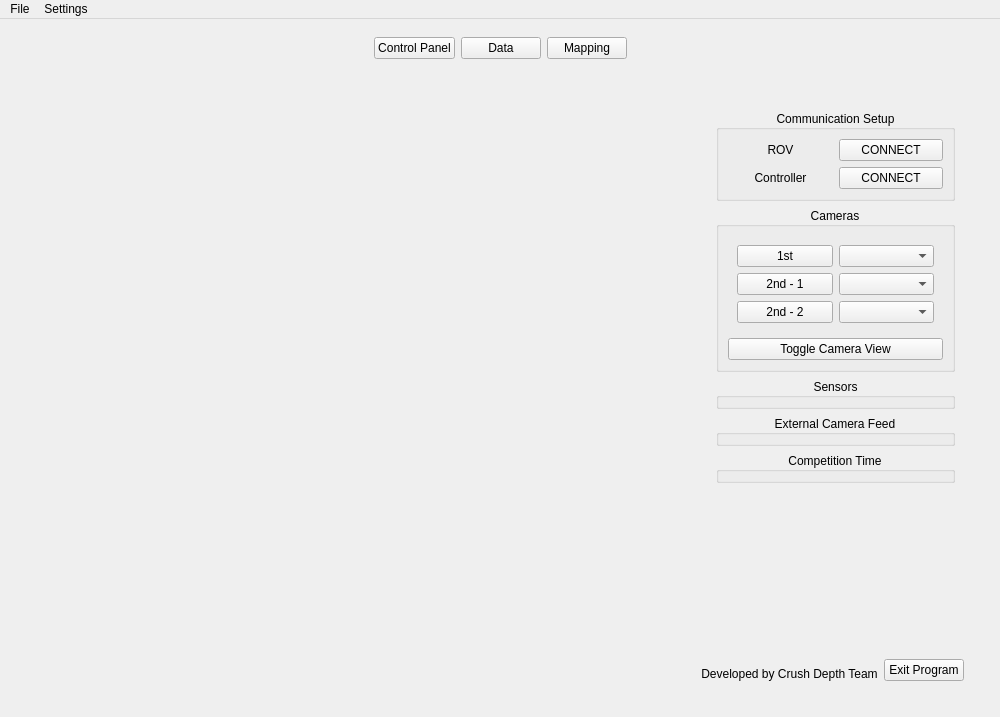
<?xml version="1.0" encoding="UTF-8"?>
<ui version="4.0">
 <class>MainWindow</class>
 <widget class="QMainWindow" name="MainWindow">
  <property name="geometry">
   <rect>
    <x>0</x>
    <y>0</y>
    <width>1000</width>
    <height>717</height>
   </rect>
  </property>
  <property name="sizePolicy">
   <sizepolicy hsizetype="Expanding" vsizetype="Expanding">
    <horstretch>0</horstretch>
    <verstretch>0</verstretch>
   </sizepolicy>
  </property>
  <property name="windowTitle">
   <string>MainWindow</string>
  </property>
  <widget class="QWidget" name="centralwidget">
   <property name="sizePolicy">
    <sizepolicy hsizetype="Expanding" vsizetype="Expanding">
     <horstretch>0</horstretch>
     <verstretch>0</verstretch>
    </sizepolicy>
   </property>
   <layout class="QGridLayout" name="gridLayout_4">
    <item row="1" column="0">
     <widget class="QStackedWidget" name="stackedWidget">
      <property name="sizePolicy">
       <sizepolicy hsizetype="Expanding" vsizetype="Expanding">
        <horstretch>0</horstretch>
        <verstretch>0</verstretch>
       </sizepolicy>
      </property>
      <property name="currentIndex">
       <number>0</number>
      </property>
      <widget class="QWidget" name="control_panel_page">
       <property name="sizePolicy">
        <sizepolicy hsizetype="Expanding" vsizetype="Expanding">
         <horstretch>0</horstretch>
         <verstretch>0</verstretch>
        </sizepolicy>
       </property>
       <layout class="QGridLayout" name="gridLayout_3">
        <item row="0" column="0">
         <widget class="QWidget" name="control_panel_tab" native="true">
          <property name="sizePolicy">
           <sizepolicy hsizetype="Preferred" vsizetype="Expanding">
            <horstretch>0</horstretch>
            <verstretch>0</verstretch>
           </sizepolicy>
          </property>
          <layout class="QHBoxLayout" name="horizontalLayout_3" stretch="95,5">
           <item>
            <widget class="QWidget" name="control_panel_camera_widget" native="true">
             <property name="enabled">
              <bool>true</bool>
             </property>
             <property name="sizePolicy">
              <sizepolicy hsizetype="Preferred" vsizetype="Preferred">
               <horstretch>1</horstretch>
               <verstretch>0</verstretch>
              </sizepolicy>
             </property>
             <layout class="QGridLayout" name="gridLayout_6" rowstretch="0">
              <item row="0" column="1">
               <layout class="QGridLayout" name="gridLayout_24" rowstretch="20,80">
                <item row="0" column="0">
                 <widget class="QWidget" name="secondary_camera_feeds" native="true">
                  <property name="sizePolicy">
                   <sizepolicy hsizetype="Preferred" vsizetype="Preferred">
                    <horstretch>0</horstretch>
                    <verstretch>0</verstretch>
                   </sizepolicy>
                  </property>
                  <layout class="QGridLayout" name="gridLayout_2">
                   <item row="0" column="0">
                    <layout class="QGridLayout" name="camera_feeds" rowstretch="0" columnstretch="20,20,20,20">
                     <item row="0" column="0">
                      <spacer name="horizontalSpacer">
                       <property name="orientation">
                        <enum>Qt::Horizontal</enum>
                       </property>
                       <property name="sizeHint" stdset="0">
                        <size>
                         <width>40</width>
                         <height>20</height>
                        </size>
                       </property>
                      </spacer>
                     </item>
                     <item row="0" column="3">
                      <spacer name="horizontalSpacer_4">
                       <property name="orientation">
                        <enum>Qt::Horizontal</enum>
                       </property>
                       <property name="sizeHint" stdset="0">
                        <size>
                         <width>40</width>
                         <height>20</height>
                        </size>
                       </property>
                      </spacer>
                     </item>
                     <item row="0" column="1">
                      <widget class="QLabel" name="camera_feed_2">
                       <property name="sizePolicy">
                        <sizepolicy hsizetype="Ignored" vsizetype="Ignored">
                         <horstretch>0</horstretch>
                         <verstretch>0</verstretch>
                        </sizepolicy>
                       </property>
                       <property name="frameShape">
                        <enum>QFrame::NoFrame</enum>
                       </property>
                       <property name="text">
                        <string/>
                       </property>
                       <property name="alignment">
                        <set>Qt::AlignHCenter|Qt::AlignTop</set>
                       </property>
                      </widget>
                     </item>
                     <item row="0" column="2">
                      <widget class="QLabel" name="camera_feed_3">
                       <property name="sizePolicy">
                        <sizepolicy hsizetype="Ignored" vsizetype="Ignored">
                         <horstretch>0</horstretch>
                         <verstretch>0</verstretch>
                        </sizepolicy>
                       </property>
                       <property name="frameShape">
                        <enum>QFrame::NoFrame</enum>
                       </property>
                       <property name="text">
                        <string/>
                       </property>
                       <property name="alignment">
                        <set>Qt::AlignHCenter|Qt::AlignTop</set>
                       </property>
                      </widget>
                     </item>
                    </layout>
                   </item>
                  </layout>
                 </widget>
                </item>
                <item row="1" column="0">
                 <widget class="QWidget" name="primary_camera_feed" native="true">
                  <property name="sizePolicy">
                   <sizepolicy hsizetype="Expanding" vsizetype="Expanding">
                    <horstretch>0</horstretch>
                    <verstretch>1</verstretch>
                   </sizepolicy>
                  </property>
                  <layout class="QGridLayout" name="gridLayout_15" rowstretch="0">
                   <item row="0" column="0">
                    <widget class="QLabel" name="camera_feed_1">
                     <property name="sizePolicy">
                      <sizepolicy hsizetype="Expanding" vsizetype="Expanding">
                       <horstretch>0</horstretch>
                       <verstretch>0</verstretch>
                      </sizepolicy>
                     </property>
                     <property name="frameShape">
                      <enum>QFrame::NoFrame</enum>
                     </property>
                     <property name="text">
                      <string/>
                     </property>
                     <property name="alignment">
                      <set>Qt::AlignHCenter|Qt::AlignTop</set>
                     </property>
                    </widget>
                   </item>
                  </layout>
                 </widget>
                </item>
               </layout>
              </item>
             </layout>
            </widget>
           </item>
           <item>
            <widget class="QWidget" name="control_panel_functions_widget" native="true">
             <layout class="QGridLayout" name="gridLayout_5">
              <item row="1" column="0" colspan="2">
               <layout class="QHBoxLayout" name="CreditWidget">
                <item>
                 <spacer name="horizontalSpacer_8">
                  <property name="orientation">
                   <enum>Qt::Horizontal</enum>
                  </property>
                  <property name="sizeHint" stdset="0">
                   <size>
                    <width>40</width>
                    <height>20</height>
                   </size>
                  </property>
                 </spacer>
                </item>
                <item>
                 <widget class="QLabel" name="label_14">
                  <property name="text">
                   <string>Developed by Crush Depth Team</string>
                  </property>
                  <property name="alignment">
                   <set>Qt::AlignBottom|Qt::AlignHCenter</set>
                  </property>
                 </widget>
                </item>
                <item>
                 <widget class="QPushButton" name="program_exit">
                  <property name="text">
                   <string>Exit Program</string>
                  </property>
                 </widget>
                </item>
               </layout>
              </item>
              <item row="0" column="1">
               <widget class="QScrollArea" name="control_panel_scroll">
                <property name="frameShape">
                 <enum>QFrame::NoFrame</enum>
                </property>
                <property name="lineWidth">
                 <number>0</number>
                </property>
                <property name="horizontalScrollBarPolicy">
                 <enum>Qt::ScrollBarAlwaysOff</enum>
                </property>
                <property name="widgetResizable">
                 <bool>true</bool>
                </property>
                <widget class="QWidget" name="scrollAreaWidgetContents_3">
                 <property name="geometry">
                  <rect>
                   <x>0</x>
                   <y>0</y>
                   <width>258</width>
                   <height>543</height>
                  </rect>
                 </property>
                 <layout class="QGridLayout" name="gridLayout_10">
                  <item row="0" column="0">
                   <layout class="QVBoxLayout" name="verticalLayout">
                    <item>
                     <widget class="QGroupBox" name="group_box_comms_connect">
                      <property name="title">
                       <string>Communication Setup</string>
                      </property>
                      <property name="alignment">
                       <set>Qt::AlignCenter</set>
                      </property>
                      <layout class="QGridLayout" name="gridLayout_8">
                       <item row="0" column="1">
                        <widget class="QPushButton" name="control_rov_connect">
                         <property name="sizePolicy">
                          <sizepolicy hsizetype="Preferred" vsizetype="Preferred">
                           <horstretch>0</horstretch>
                           <verstretch>0</verstretch>
                          </sizepolicy>
                         </property>
                         <property name="minimumSize">
                          <size>
                           <width>0</width>
                           <height>0</height>
                          </size>
                         </property>
                         <property name="text">
                          <string>CONNECT</string>
                         </property>
                         <property name="checkable">
                          <bool>true</bool>
                         </property>
                        </widget>
                       </item>
                       <item row="1" column="1">
                        <widget class="QPushButton" name="control_controller_connect">
                         <property name="sizePolicy">
                          <sizepolicy hsizetype="Preferred" vsizetype="Preferred">
                           <horstretch>0</horstretch>
                           <verstretch>0</verstretch>
                          </sizepolicy>
                         </property>
                         <property name="minimumSize">
                          <size>
                           <width>0</width>
                           <height>0</height>
                          </size>
                         </property>
                         <property name="text">
                          <string>CONNECT</string>
                         </property>
                         <property name="checkable">
                          <bool>true</bool>
                         </property>
                        </widget>
                       </item>
                       <item row="0" column="0">
                        <widget class="QLabel" name="rov_label">
                         <property name="text">
                          <string>ROV</string>
                         </property>
                         <property name="alignment">
                          <set>Qt::AlignCenter</set>
                         </property>
                        </widget>
                       </item>
                       <item row="1" column="0">
                        <widget class="QLabel" name="controller_label">
                         <property name="text">
                          <string>Controller</string>
                         </property>
                         <property name="alignment">
                          <set>Qt::AlignCenter</set>
                         </property>
                        </widget>
                       </item>
                      </layout>
                     </widget>
                    </item>
                    <item>
                     <widget class="QGroupBox" name="digital_cameras_menu">
                      <property name="title">
                       <string>Cameras</string>
                      </property>
                      <property name="alignment">
                       <set>Qt::AlignCenter</set>
                      </property>
                      <layout class="QGridLayout" name="gridLayout">
                       <item row="0" column="0">
                        <widget class="QWidget" name="camera_controls" native="true">
                         <layout class="QGridLayout" name="gridLayout_7">
                          <item row="2" column="0">
                           <widget class="QPushButton" name="secondaryCamera_2_ToggleButton">
                            <property name="text">
                             <string>2nd - 2</string>
                            </property>
                           </widget>
                          </item>
                          <item row="0" column="0">
                           <widget class="QPushButton" name="primaryCameraToggleButton">
                            <property name="text">
                             <string>1st</string>
                            </property>
                           </widget>
                          </item>
                          <item row="1" column="0">
                           <widget class="QPushButton" name="secondaryCamera_1_ToggleButton">
                            <property name="text">
                             <string>2nd - 1</string>
                            </property>
                           </widget>
                          </item>
                          <item row="0" column="1">
                           <widget class="QComboBox" name="camera_feed_1_menu">
                            <property name="sizeAdjustPolicy">
                             <enum>QComboBox::AdjustToContents</enum>
                            </property>
                           </widget>
                          </item>
                          <item row="1" column="1">
                           <widget class="QComboBox" name="camera_feed_2_menu">
                            <property name="sizeAdjustPolicy">
                             <enum>QComboBox::AdjustToContents</enum>
                            </property>
                           </widget>
                          </item>
                          <item row="2" column="1">
                           <widget class="QComboBox" name="camera_feed_3_menu">
                            <property name="sizeAdjustPolicy">
                             <enum>QComboBox::AdjustToContents</enum>
                            </property>
                           </widget>
                          </item>
                         </layout>
                        </widget>
                       </item>
                       <item row="4" column="0">
                        <widget class="QPushButton" name="toggleViewButton">
                         <property name="text">
                          <string>Toggle Camera View</string>
                         </property>
                        </widget>
                       </item>
                      </layout>
                     </widget>
                    </item>
                    <item>
                     <widget class="QGroupBox" name="sensor_control">
                      <property name="title">
                       <string>Sensors</string>
                      </property>
                      <property name="alignment">
                       <set>Qt::AlignCenter</set>
                      </property>
                     </widget>
                    </item>
                    <item>
                     <widget class="QGroupBox" name="analog_cameras_menu">
                      <property name="title">
                       <string>External Camera Feed</string>
                      </property>
                      <property name="alignment">
                       <set>Qt::AlignCenter</set>
                      </property>
                     </widget>
                    </item>
                    <item>
                     <widget class="QGroupBox" name="timer_control">
                      <property name="title">
                       <string>Competition Time</string>
                      </property>
                      <property name="alignment">
                       <set>Qt::AlignCenter</set>
                      </property>
                     </widget>
                    </item>
                   </layout>
                  </item>
                  <item row="1" column="0">
                   <spacer name="verticalSpacer">
                    <property name="orientation">
                     <enum>Qt::Vertical</enum>
                    </property>
                    <property name="sizeHint" stdset="0">
                     <size>
                      <width>20</width>
                      <height>40</height>
                     </size>
                    </property>
                   </spacer>
                  </item>
                 </layout>
                </widget>
               </widget>
              </item>
             </layout>
            </widget>
           </item>
          </layout>
         </widget>
        </item>
       </layout>
      </widget>
      <widget class="QWidget" name="data_panel_page">

       <layout class="QGridLayout" name="gridLayout_92">
        <item row="0" column="0">
                        <widget class="QLabel" name="thruster1">
                         <property name="text">
                          <string>Thruster 1: </string>
                         </property>
                         <property name="alignment">
                          <set>Qt::AlignTop</set>
                         </property>
                        </widget>
                       </item>
        <item row="1" column="0">
                        <widget class="QLabel" name="thruster2">
                         <property name="text">
                          <string>Thruster 2: </string>
                         </property>
                         <property name="alignment">
                          <set>Qt::AlignTop</set>
                         </property>
                        </widget>
                       </item>
         
                      </layout>

            </widget>
      <widget class="QWidget" name="mapping_panel_page"/>
     </widget>
    </item>
    <item row="0" column="0">
     <widget class="QWidget" name="buttonsPanel" native="true">
      <property name="sizePolicy">
       <sizepolicy hsizetype="Preferred" vsizetype="Preferred">
        <horstretch>0</horstretch>
        <verstretch>0</verstretch>
       </sizepolicy>
      </property>
      <layout class="QHBoxLayout" name="horizontalLayout">
       <item>
        <spacer name="horizontalSpacer_2">
         <property name="orientation">
          <enum>Qt::Horizontal</enum>
         </property>
         <property name="sizeHint" stdset="0">
          <size>
           <width>334</width>
           <height>20</height>
          </size>
         </property>
        </spacer>
       </item>
       <item>
        <widget class="QPushButton" name="controlPanelButton">
         <property name="enabled">
          <bool>true</bool>
         </property>
         <property name="sizePolicy">
          <sizepolicy hsizetype="Preferred" vsizetype="Preferred">
           <horstretch>0</horstretch>
           <verstretch>0</verstretch>
          </sizepolicy>
         </property>
         <property name="text">
          <string>Control Panel</string>
         </property>
        </widget>
       </item>
       <item>
        <widget class="QPushButton" name="dataButton">
         <property name="text">
          <string>Data</string>
         </property>
        </widget>
       </item>
       <item>
        <widget class="QPushButton" name="mappingButton">
         <property name="text">
          <string>Mapping</string>
         </property>
        </widget>
       </item>
       <item>
        <spacer name="horizontalSpacer_3">
         <property name="orientation">
          <enum>Qt::Horizontal</enum>
         </property>
         <property name="sizeHint" stdset="0">
          <size>
           <width>336</width>
           <height>20</height>
          </size>
         </property>
        </spacer>
       </item>
      </layout>
     </widget>
    </item>
   </layout>
  </widget>
  <widget class="QMenuBar" name="menubar">
   <property name="geometry">
    <rect>
     <x>0</x>
     <y>0</y>
     <width>1000</width>
     <height>22</height>
    </rect>
   </property>
   <widget class="QMenu" name="menuFile">
    <property name="title">
     <string>File</string>
    </property>
   </widget>
   <widget class="QMenu" name="menuSettings">
    <property name="title">
     <string>Settings</string>
    </property>
   </widget>
   <addaction name="menuFile"/>
   <addaction name="menuSettings"/>
  </widget>
 </widget>
 <resources/>
 <connections/>
</ui>
